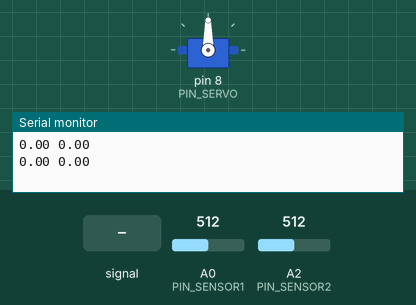
Simulated run of this sketch. Board: Arduino Uno, built with avr-gcc and run on an emulated ATmega328P. Parts: servo, the last lines printed to the serial monitor. Inputs (shaded band) come from the test bench; at power-on: A2 (PIN_SENSOR2) = 512, A0 (PIN_SENSOR1) = 512.

Above: at 1.2 s.
1.3 s: A0 (PIN_SENSOR1) fed a 200 Hz sine of ±81 counts around its level
At 2.3 s:
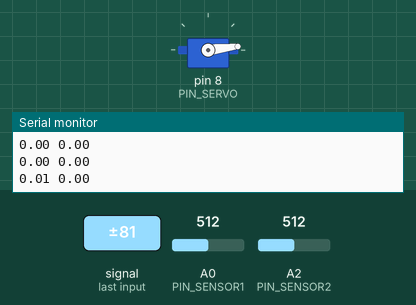
4.3 s: A2 (PIN_SENSOR2) set to 716
At 7.2 s:
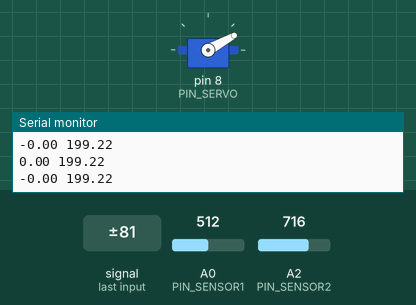
7.3 s: A2 (PIN_SENSOR2) set to 511
At 8.69 s:
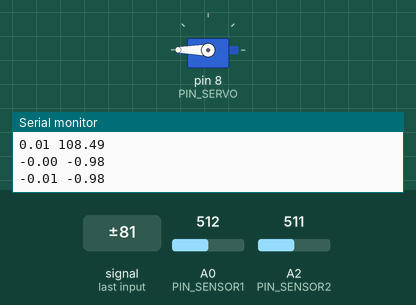
10.3 s: A0 (PIN_SENSOR1) fed a 200 Hz sine of ±460 counts around its level
At 12.05 s:
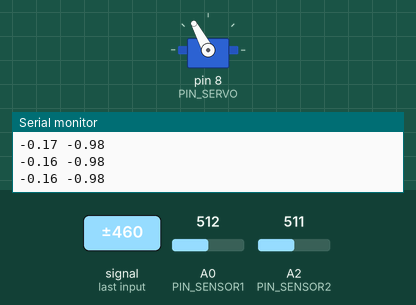
13.3 s: A0 (PIN_SENSOR1) fed a 1000 Hz sine of ±255 counts around its level
16.3 s: A0 (PIN_SENSOR1) set to 900
Timing chart, 0 to 18.8 s (numbered marks = the images above; inputs shaded):
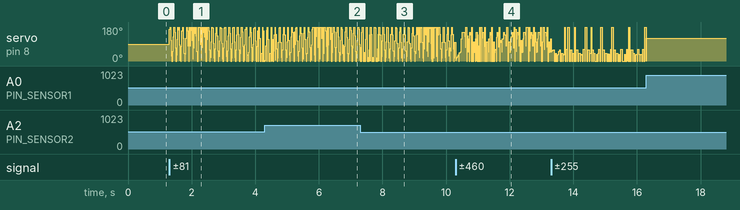

The sketch:

vernier_to_arduino_two_analog_inputs.ino
```cpp
/* Displays the input current in an analog pin by moving a servo. */

/* Notes about connecting the Vernier Protoboard Adapter
 * - GND to Arduino pin GND (ground)
 * - Vres to Arduino pin A4 (resistance reference)
 * - 5V to Arduino pin 5V (power)
 * - SIG1 to Arduino pin A0 (0-5V output used by almost all Vernier sensors)
 */

/***********************
 * Tweakable variables *
 ***********************/

/* Pins */
#define PIN_SERVO 8
#define PIN_SENSOR1 A0
#define PIN_SENSOR2 A2
#define SCALE1  25
#define SCALE2 500

/* Sample printing frequency (0 disables printing) */
#define SAMPLE_PRINT_FREQ 2

/***************************************
 * Code starts here, modify with care! *
 ***************************************/
#include "Servo.h"

/* The servo that displays the player's current applied force */
Servo servo;

/* Printing variables */
float totalSamples1 = 0;
float totalSamples2 = 0;
int totalSampleCount = 0;
unsigned long printTime = 0;

void setup() {
  /* Setup pins */
  servo.attach(PIN_SERVO);
  /* Setup serial if printing is enabled */
  if (SAMPLE_PRINT_FREQ > 0) Serial.begin(9600);
}

void loop() {
  /* Poll the sensor (map from 0..1024 to -1..1) */
  float currentQuantity1 = SCALE1*(analogRead(PIN_SENSOR1) / 512.0 - 1.0);
  float currentQuantity2 = SCALE2*(analogRead(PIN_SENSOR2) / 512.0 - 1.0);

  /* Display the analog sensor's input with the servo */
  servo.write(90 + (int) (90 * currentQuantity1));

  /* Keep track of samples if printing is enabled */
  if (SAMPLE_PRINT_FREQ > 0) {
    /* Add the current sample to the total and keep count */
    totalSamples1 += currentQuantity1;
    totalSamples2 += currentQuantity2;
    totalSampleCount++;
    if (millis() - printTime > 1000.0 / SAMPLE_PRINT_FREQ) {
      /* Calculate the average sample */
      float sampleAvg1 = totalSamples1 / totalSampleCount;
      float sampleAvg2 = totalSamples2 / totalSampleCount;
      /* Print the sample (x = time, y = sensor samples) */
      printGeoGebraPoint(sampleAvg1, sampleAvg2);
      /* Reset printing and average counting variables */
      printTime = millis();
      totalSamples1 = 0;
      totalSamples2 = 0;
      totalSampleCount = 0;
    }
  }
}
```

geogebra_printer.ino
```cpp
int geoGebraPointCount = 0;

void printGeoGebraPoint(float x, float y) {
  Serial.print(x);
  Serial.print(" ");
  Serial.println(y);
}
```
